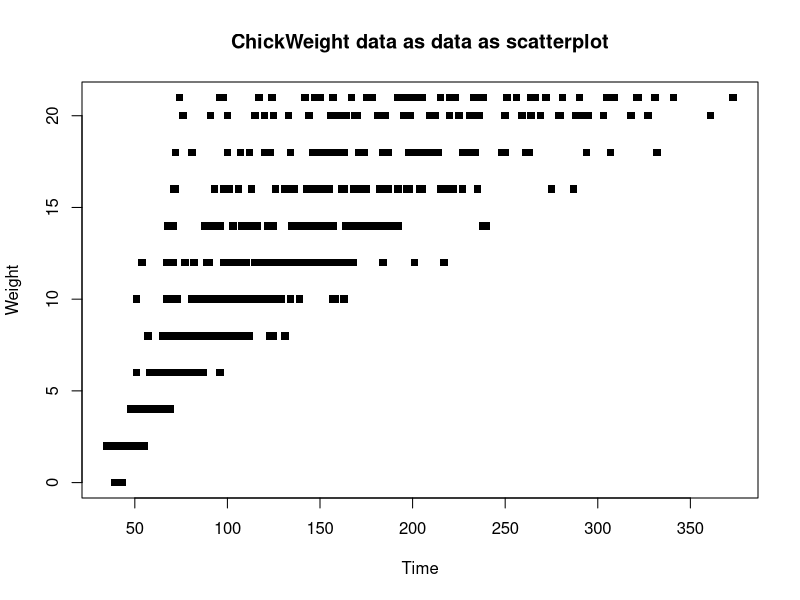

Recreate this plot in R.
dsB <- get("ChickWeight")

dim(dsB)
names(dsB)
str(dsB)

class(dsB)

weight = ChickWeight$weight
time = ChickWeight$Time
sapply(dsB, class)

correlation_coeff <- cor(weight, time)
correlation_coeff

plot(weight, time, main="ChickWeight data as data as scatterplot",
     type = "p", xlab = "Time", ylab = "Weight", pch=15)
